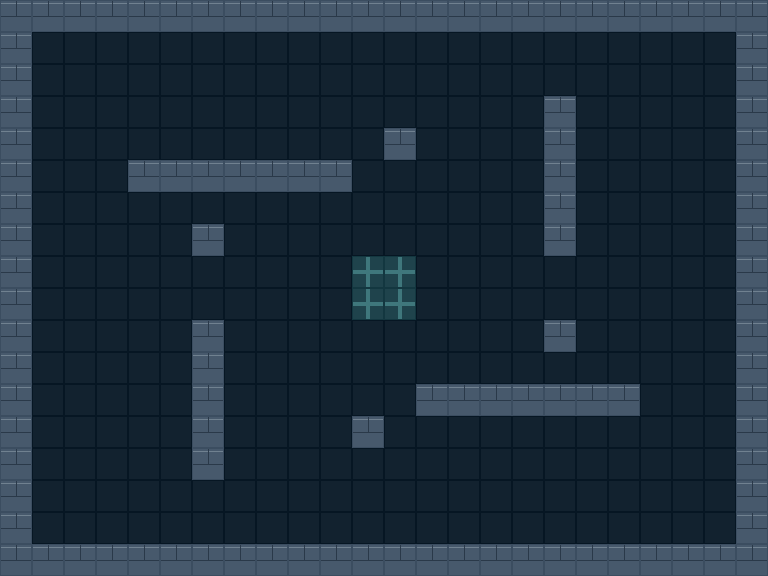

A 2D game scene composited from a Tiled map and its tileset images. What follows is a short description and the map's XML, with every tile layer's data as written:
An orthogonal 24x18 tile map with 32x32 px tiles, 3 tile layers (floor, walls, decorations), 1 hidden layer not drawn and 3 objects (p1, p2, repair).

<map version="1.10" orientation="orthogonal" renderorder="right-down" width="24" height="18" tilewidth="32" tileheight="32" infinite="0" nextlayerid="7" nextobjectid="4">
<properties><property name="arenaId" value="crossfire" /></properties>
<tileset firstgid="1" name="arena" tilewidth="32" tileheight="32" tilecount="3" columns="3"><image source="arena-tiles.png" width="96" height="32" /></tileset>
<layer id="1" name="floor" width="24" height="18" visible="1"><data encoding="csv">
1,1,1,1,1,1,1,1,1,1,1,1,1,1,1,1,1,1,1,1,1,1,1,1,
1,1,1,1,1,1,1,1,1,1,1,1,1,1,1,1,1,1,1,1,1,1,1,1,
1,1,1,1,1,1,1,1,1,1,1,1,1,1,1,1,1,1,1,1,1,1,1,1,
1,1,1,1,1,1,1,1,1,1,1,1,1,1,1,1,1,1,1,1,1,1,1,1,
1,1,1,1,1,1,1,1,1,1,1,1,1,1,1,1,1,1,1,1,1,1,1,1,
1,1,1,1,1,1,1,1,1,1,1,1,1,1,1,1,1,1,1,1,1,1,1,1,
1,1,1,1,1,1,1,1,1,1,1,1,1,1,1,1,1,1,1,1,1,1,1,1,
1,1,1,1,1,1,1,1,1,1,1,1,1,1,1,1,1,1,1,1,1,1,1,1,
1,1,1,1,1,1,1,1,1,1,1,1,1,1,1,1,1,1,1,1,1,1,1,1,
1,1,1,1,1,1,1,1,1,1,1,1,1,1,1,1,1,1,1,1,1,1,1,1,
1,1,1,1,1,1,1,1,1,1,1,1,1,1,1,1,1,1,1,1,1,1,1,1,
1,1,1,1,1,1,1,1,1,1,1,1,1,1,1,1,1,1,1,1,1,1,1,1,
1,1,1,1,1,1,1,1,1,1,1,1,1,1,1,1,1,1,1,1,1,1,1,1,
1,1,1,1,1,1,1,1,1,1,1,1,1,1,1,1,1,1,1,1,1,1,1,1,
1,1,1,1,1,1,1,1,1,1,1,1,1,1,1,1,1,1,1,1,1,1,1,1,
1,1,1,1,1,1,1,1,1,1,1,1,1,1,1,1,1,1,1,1,1,1,1,1,
1,1,1,1,1,1,1,1,1,1,1,1,1,1,1,1,1,1,1,1,1,1,1,1,
1,1,1,1,1,1,1,1,1,1,1,1,1,1,1,1,1,1,1,1,1,1,1,1
</data></layer>
<layer id="2" name="walls" width="24" height="18" visible="1"><data encoding="csv">
2,2,2,2,2,2,2,2,2,2,2,2,2,2,2,2,2,2,2,2,2,2,2,2,
2,0,0,0,0,0,0,0,0,0,0,0,0,0,0,0,0,0,0,0,0,0,0,2,
2,0,0,0,0,0,0,0,0,0,0,0,0,0,0,0,0,0,0,0,0,0,0,2,
2,0,0,0,0,0,0,0,0,0,0,0,0,0,0,0,0,2,0,0,0,0,0,2,
2,0,0,0,0,0,0,0,0,0,0,0,2,0,0,0,0,2,0,0,0,0,0,2,
2,0,0,0,2,2,2,2,2,2,2,0,0,0,0,0,0,2,0,0,0,0,0,2,
2,0,0,0,0,0,0,0,0,0,0,0,0,0,0,0,0,2,0,0,0,0,0,2,
2,0,0,0,0,0,2,0,0,0,0,0,0,0,0,0,0,2,0,0,0,0,0,2,
2,0,0,0,0,0,0,0,0,0,0,0,0,0,0,0,0,0,0,0,0,0,0,2,
2,0,0,0,0,0,0,0,0,0,0,0,0,0,0,0,0,0,0,0,0,0,0,2,
2,0,0,0,0,0,2,0,0,0,0,0,0,0,0,0,0,2,0,0,0,0,0,2,
2,0,0,0,0,0,2,0,0,0,0,0,0,0,0,0,0,0,0,0,0,0,0,2,
2,0,0,0,0,0,2,0,0,0,0,0,0,2,2,2,2,2,2,2,0,0,0,2,
2,0,0,0,0,0,2,0,0,0,0,2,0,0,0,0,0,0,0,0,0,0,0,2,
2,0,0,0,0,0,2,0,0,0,0,0,0,0,0,0,0,0,0,0,0,0,0,2,
2,0,0,0,0,0,0,0,0,0,0,0,0,0,0,0,0,0,0,0,0,0,0,2,
2,0,0,0,0,0,0,0,0,0,0,0,0,0,0,0,0,0,0,0,0,0,0,2,
2,2,2,2,2,2,2,2,2,2,2,2,2,2,2,2,2,2,2,2,2,2,2,2
</data></layer>
<layer id="3" name="decorations" width="24" height="18" visible="1"><data encoding="csv">
0,0,0,0,0,0,0,0,0,0,0,0,0,0,0,0,0,0,0,0,0,0,0,0,
0,0,0,0,0,0,0,0,0,0,0,0,0,0,0,0,0,0,0,0,0,0,0,0,
0,0,0,0,0,0,0,0,0,0,0,0,0,0,0,0,0,0,0,0,0,0,0,0,
0,0,0,0,0,0,0,0,0,0,0,0,0,0,0,0,0,0,0,0,0,0,0,0,
0,0,0,0,0,0,0,0,0,0,0,0,0,0,0,0,0,0,0,0,0,0,0,0,
0,0,0,0,0,0,0,0,0,0,0,0,0,0,0,0,0,0,0,0,0,0,0,0,
0,0,0,0,0,0,0,0,0,0,0,0,0,0,0,0,0,0,0,0,0,0,0,0,
0,0,0,0,0,0,0,0,0,0,0,0,0,0,0,0,0,0,0,0,0,0,0,0,
0,0,0,0,0,0,0,0,0,0,0,3,3,0,0,0,0,0,0,0,0,0,0,0,
0,0,0,0,0,0,0,0,0,0,0,3,3,0,0,0,0,0,0,0,0,0,0,0,
0,0,0,0,0,0,0,0,0,0,0,0,0,0,0,0,0,0,0,0,0,0,0,0,
0,0,0,0,0,0,0,0,0,0,0,0,0,0,0,0,0,0,0,0,0,0,0,0,
0,0,0,0,0,0,0,0,0,0,0,0,0,0,0,0,0,0,0,0,0,0,0,0,
0,0,0,0,0,0,0,0,0,0,0,0,0,0,0,0,0,0,0,0,0,0,0,0,
0,0,0,0,0,0,0,0,0,0,0,0,0,0,0,0,0,0,0,0,0,0,0,0,
0,0,0,0,0,0,0,0,0,0,0,0,0,0,0,0,0,0,0,0,0,0,0,0,
0,0,0,0,0,0,0,0,0,0,0,0,0,0,0,0,0,0,0,0,0,0,0,0,
0,0,0,0,0,0,0,0,0,0,0,0,0,0,0,0,0,0,0,0,0,0,0,0
</data></layer>
<layer id="4" name="collision" width="24" height="18" visible="0"><data encoding="csv">
2,2,2,2,2,2,2,2,2,2,2,2,2,2,2,2,2,2,2,2,2,2,2,2,
2,0,0,0,0,0,0,0,0,0,0,0,0,0,0,0,0,0,0,0,0,0,0,2,
2,0,0,0,0,0,0,0,0,0,0,0,0,0,0,0,0,0,0,0,0,0,0,2,
2,0,0,0,0,0,0,0,0,0,0,0,0,0,0,0,0,2,0,0,0,0,0,2,
2,0,0,0,0,0,0,0,0,0,0,0,2,0,0,0,0,2,0,0,0,0,0,2,
2,0,0,0,2,2,2,2,2,2,2,0,0,0,0,0,0,2,0,0,0,0,0,2,
2,0,0,0,0,0,0,0,0,0,0,0,0,0,0,0,0,2,0,0,0,0,0,2,
2,0,0,0,0,0,2,0,0,0,0,0,0,0,0,0,0,2,0,0,0,0,0,2,
2,0,0,0,0,0,0,0,0,0,0,0,0,0,0,0,0,0,0,0,0,0,0,2,
2,0,0,0,0,0,0,0,0,0,0,0,0,0,0,0,0,0,0,0,0,0,0,2,
2,0,0,0,0,0,2,0,0,0,0,0,0,0,0,0,0,2,0,0,0,0,0,2,
2,0,0,0,0,0,2,0,0,0,0,0,0,0,0,0,0,0,0,0,0,0,0,2,
2,0,0,0,0,0,2,0,0,0,0,0,0,2,2,2,2,2,2,2,0,0,0,2,
2,0,0,0,0,0,2,0,0,0,0,2,0,0,0,0,0,0,0,0,0,0,0,2,
2,0,0,0,0,0,2,0,0,0,0,0,0,0,0,0,0,0,0,0,0,0,0,2,
2,0,0,0,0,0,0,0,0,0,0,0,0,0,0,0,0,0,0,0,0,0,0,2,
2,0,0,0,0,0,0,0,0,0,0,0,0,0,0,0,0,0,0,0,0,0,0,2,
2,2,2,2,2,2,2,2,2,2,2,2,2,2,2,2,2,2,2,2,2,2,2,2
</data></layer>
<objectgroup id="5" name="spawns" visible="0">
<object id="1" name="p1" x="80.0" y="496.0"><properties><property name="heading" type="float" value="0" /></properties><point /></object>
<object id="2" name="p2" x="688.0" y="80.0"><properties><property name="heading" type="float" value="180" /></properties><point /></object>
</objectgroup>
<objectgroup id="6" name="gameplay" visible="0"><object id="3" name="central-repair" type="repair" x="352" y="256" width="64" height="64" /></objectgroup>
</map>
